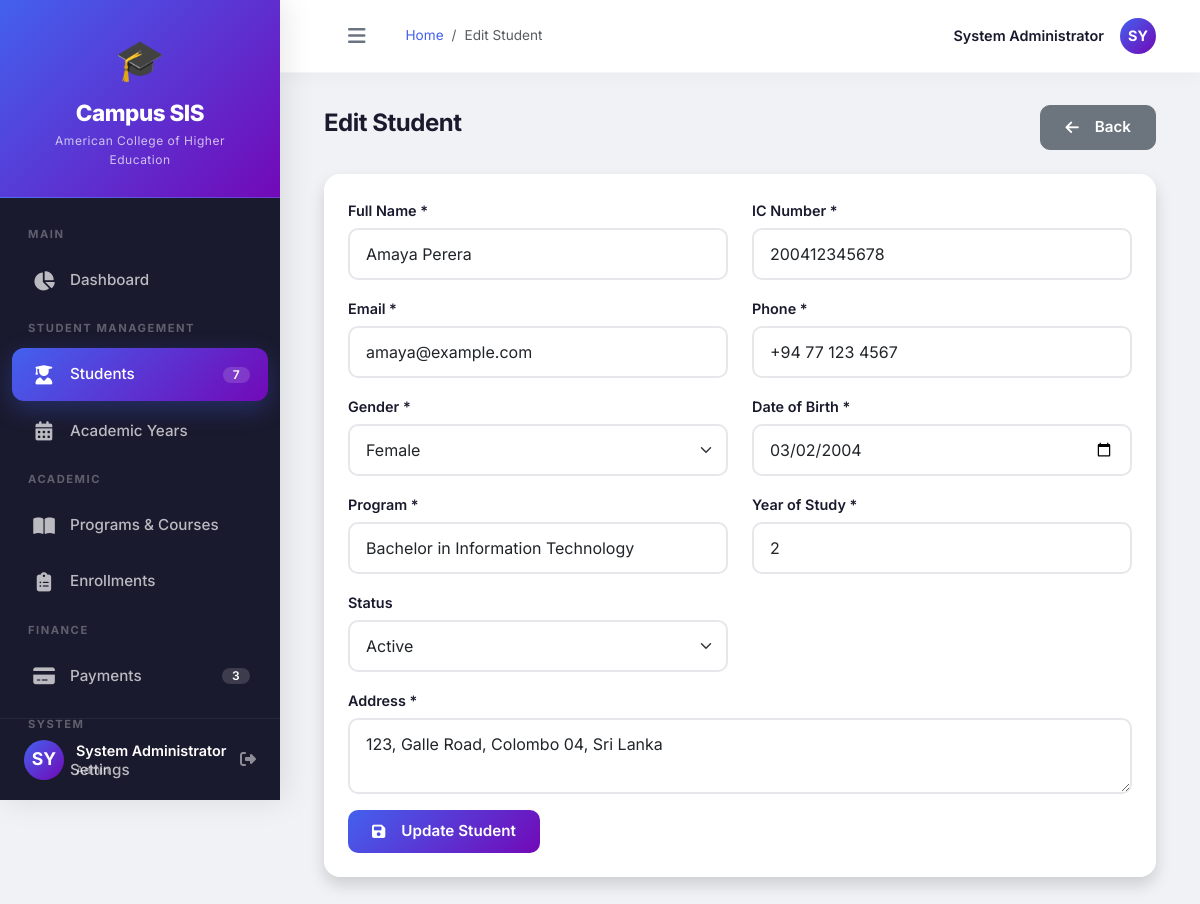
Screenshot of /pages/edit_student.php?id=1 (signed in) with the database file from the repository.
### tables this page shows
CREATE TABLE students (
    student_id INT PRIMARY KEY AUTO_INCREMENT,
    student_number VARCHAR(20) UNIQUE NOT NULL,
    full_name VARCHAR(100) NOT NULL,
    ic_number VARCHAR(20) UNIQUE NOT NULL,
    gender ENUM('Male', 'Female') NOT NULL,
    dob DATE NOT NULL,
    email VARCHAR(100) UNIQUE NOT NULL,
    phone VARCHAR(15) NOT NULL,
    address TEXT NOT NULL,
    program VARCHAR(100) NOT NULL,
    year_of_study INT DEFAULT 1,
    photo VARCHAR(255),
    guardian_name VARCHAR(100),
    guardian_phone VARCHAR(15),
    guardian_email VARCHAR(100),
    enrollment_date DATE,
    status ENUM('active', 'graduated', 'suspended', 'withdrawn') DEFAULT 'active',
    created_at TIMESTAMP DEFAULT CURRENT_TIMESTAMP
);

### pages/edit_student.php (the view, shortened to what this page needs)
<?php
require_once '../config/database.php';
include '../includes/header.php';
include '../includes/sidebar.php';
$student_id = isset($_GET['id']) ? (int)$_GET['id'] : 0;
$stmt = $pdo->prepare("SELECT * FROM students WHERE student_id = ?");
$stmt->execute([$student_id]);
$student = $stmt->fetch();
?>
<div class="container-fluid">
    <div class="d-flex justify-content-between align-items-center mb-4">
        <h1 class="h3 text-gray-800">Edit Student</h1>
        <a href="students.php" class="btn btn-secondary">
            <i class="fas fa-arrow-left me-2"></i>Back
        </a>
    </div>
    <div class="card shadow">
        <div class="card-body">
            <form method="POST" action="">
                <div class="row">
                    <div class="col-md-6 mb-3">
                        <label class="form-label">Full Name *</label>
                        <input type="text" name="full_name" class="form-control" value="<?php echo htmlspecialchars($student['full_name']); ?>" required>
                    </div>
                    <div class="col-md-6 mb-3">
                        <label class="form-label">IC Number *</label>
                        <input type="text" name="ic_number" class="form-control" value="<?php echo htmlspecialchars($student['ic_number']); ?>" required>
                    </div>
                    <div class="col-md-6 mb-3">
                        <label class="form-label">Email *</label>
                        <input type="email" name="email" class="form-control" value="<?php echo htmlspecialchars($student['email']); ?>" required>
                    </div>
                    <div class="col-md-6 mb-3">
                        <label class="form-label">Phone *</label>
                        <input type="text" name="phone" class="form-control" value="<?php echo htmlspecialchars($student['phone']); ?>" required>
                    </div>
                    <div class="col-md-6 mb-3">
                        <label class="form-label">Gender *</label>
                        <select name="gender" class="form-select" required>
                            <option value="Female" <?php echo $student['gender'] == 'Female' ? 'selected' : ''; ?>>Female</option>
                        </select>
                    </div>
                    <div class="col-md-6 mb-3">
                        <label class="form-label">Date of Birth *</label>
                        <input type="date" name="dob" class="form-control" value="<?php echo $student['dob']; ?>" required>
                    </div>
                    <div class="col-md-6 mb-3">
                        <label class="form-label">Program *</label>
                        <input type="text" name="program" class="form-control" value="<?php echo htmlspecialchars($student['program']); ?>" required>
                    </div>
                    <div class="col-md-6 mb-3">
                        <label class="form-label">Year of Study *</label>
                        <input type="number" name="year_of_study" class="form-control" min="1" max="4" value="<?php echo $student['year_of_study']; ?>" required>
                    </div>
                    <div class="col-md-6 mb-3">
                        <label class="form-label">Status</label>
                        <select name="status" class="form-select">
                            <option value="active" <?php echo $student['status'] == 'active' ? 'selected' : ''; ?>>Active</option>
                        </select>
                    </div>
                    <div class="col-12 mb-3">
                        <label class="form-label">Address *</label>
                        <textarea name="address" class="form-control" rows="2" required><?php echo htmlspecialchars($student['address']); ?></textarea>
                    </div>
                    <div class="col-12">
                        <button type="submit" class="btn btn-primary">
                            <i class="fas fa-save me-2"></i>Update Student
                        </button>
                    </div>
                </div>
            </form>
        </div>
    </div>
</div>
<?php include '../includes/footer.php'; ?>

### assets/css/style.css (style rules this page uses)
:root { --sidebar-width: 280px; --sidebar-bg: #1a1a2e; --sidebar-hover: #16213e; --primary-color: #4361ee; --primary-dark: #3a56d4; --secondary-color: #7209b7; --success-color: #06d6a0; --danger-color: #ef476f; --warning-color: #ffd166; --info-color: #118ab2; --light-bg: #f0f2f5; --card-shadow: 0 10px 40px rgba(0,0,0,0.08); --border-radius: 16px; --transition: all 0.3s cubic-bezier(0.4, 0, 0.2, 1); }
* { margin: 0; padding: 0; box-sizing: border-box; }
body { font-family: 'Inter', -apple-system, BlinkMacSystemFont, sans-serif; background: var(--light-bg); color: #1a1a2e; font-size: 16px; line-height: 1.6; overflow-x: hidden; }
h1, .h1 { font-size: 2.2rem; font-weight: 800; letter-spacing: -0.02em; }
h3, .h3 { font-size: 1.5rem; font-weight: 700; }
.card { border: none; border-radius: var(--border-radius); background: #ffffff; box-shadow: var(--card-shadow); transition: var(--transition); overflow: hidden; }
.card .card-body { padding: 24px; }
.btn { border-radius: 10px; padding: 10px 24px; font-weight: 600; font-size: 0.95rem; transition: var(--transition); display: inline-flex; align-items: center; gap: 8px; }
.btn-primary { background: linear-gradient(135deg, var(--primary-color), var(--secondary-color)); border: none; color: #fff; }
.form-control, .form-select { border-radius: 10px; padding: 12px 16px; border: 2px solid #e5e7eb; font-size: 1rem; transition: var(--transition); }
.form-label { font-weight: 600; color: #1a1a2e; font-size: 0.9rem; margin-bottom: 6px; }

### rows the page displays
students: full_name "Amaya Perera", ic_number "200412345678", email "amaya@example.com", phone "+94 77 123 4567", gender "Female", dob "03/02/2004", program "Bachelor in Information Technology", year_of_study "2", status "Active", address "123, Galle Road, Colombo 04, Sri Lanka"

### other values shown
APP_NAME "Campus SIS"
$pdo->query("SELECT COUNT(*) FROM students")->fetchColumn() "7"
substr($_SESSION['full_name'] ?? 'U', 0, 2) "SY"
$_SESSION['full_name'] "System Administrator"
$_SESSION['role'] "Admin"
$page_title "Edit Student"
